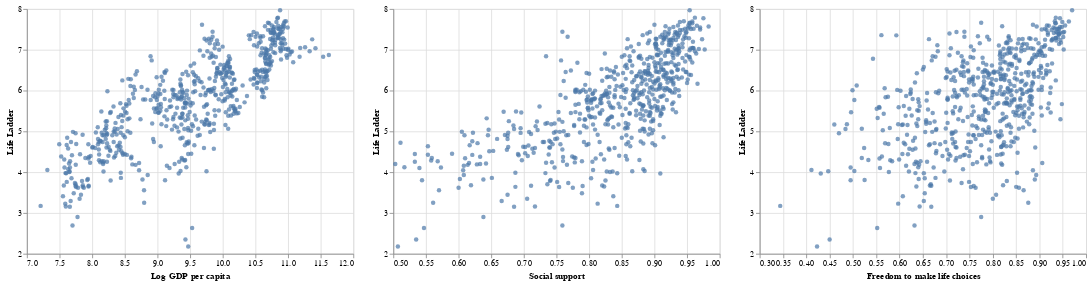

Notebook cell for this chart:
### Markdown cell above
## Simple Regression

### Code cell
# simple regression 
chart1 = alt.Chart(whr_clean).mark_circle().encode(
    x=alt.X('Log GDP per capita', scale=alt.Scale(zero=False)),
    y=alt.Y('Life Ladder', scale=alt.Scale(zero=False), title='Life Ladder')
)

chart2 = alt.Chart(whr_clean).mark_circle().encode(
    x=alt.X('Social support', scale=alt.Scale(zero=False)),
    y=alt.Y('Life Ladder', scale=alt.Scale(zero=False), title='Life Ladder')
)

chart3 = alt.Chart(whr_clean).mark_circle().encode(
    x=alt.X('Freedom to make life choices', scale=alt.Scale(zero=False)),
    y=alt.Y('Life Ladder', scale=alt.Scale(zero=False), title='Life Ladder')
)

combined_chart = alt.hconcat(chart1, chart2, chart3)

# display the combined chart
display(combined_chart)

### Figure 1 — Vega-Lite specification as saved in the notebook (floating-point values rounded to 4 significant figures; data arrays with more than 128 entries replaced by an {"elided": "..."} marker saying what was removed)
{"$schema": "https://vega.github.io/schema/vega-lite/v4.17.0.json", "config": {"view": {"continuousHeight": 300, "continuousWidth": 400}}, "data": {"name": "data-e127207a64efe649859e2ef3acf86f84"}, "datasets": {"data-e127207a64efe649859e2ef3acf86f84": {"elided": "615 records"}}, "hconcat": [{"encoding": {"x": {"field": "Log GDP per capita", "scale": {"zero": false}, "type": "quantitative"}, "y": {"field": "Life Ladder", "scale": {"zero": false}, "title": "Life Ladder", "type": "quantitative"}}, "mark": "circle"}, {"encoding": {"x": {"field": "Social support", "scale": {"zero": false}, "type": "quantitative"}, "y": {"field": "Life Ladder", "scale": {"zero": false}, "title": "Life Ladder", "type": "quantitative"}}, "mark": "circle"}, {"encoding": {"x": {"field": "Freedom to make life choices", "scale": {"zero": false}, "type": "quantitative"}, "y": {"field": "Life Ladder", "scale": {"zero": false}, "title": "Life Ladder", "type": "quantitative"}}, "mark": "circle"}]}
